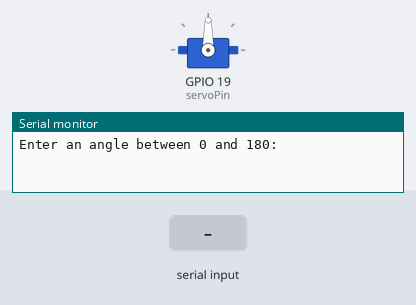
This sketch was run on a simulated ESP32. Shown: servo, the last lines printed to the serial monitor. The test bench sets the inputs (shaded band).

Above: at 1.2 s.
1.3 s: "30,150\n" received over Serial
At 2.2 s:
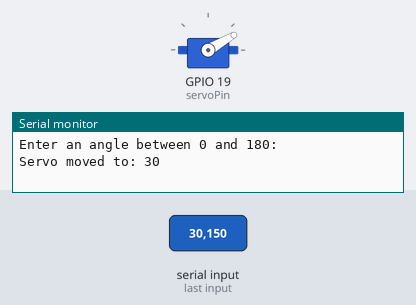
2.8 s: "5\n" received over Serial
At 3.3 s:
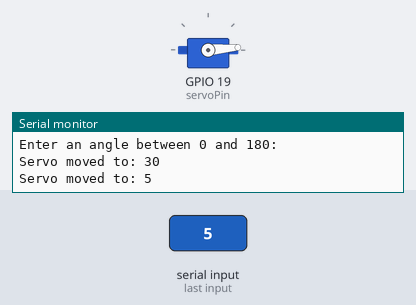
4.3 s: "90,45\n" received over Serial
At 5.6 s:
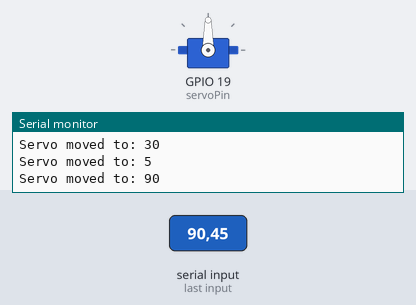
Timing chart, 0 to 7.3 s (numbered marks = the images above; inputs shaded):
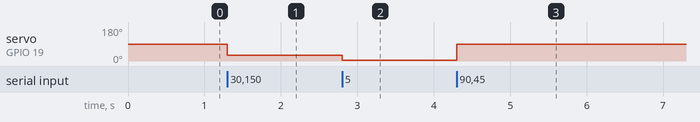

The sketch:

servo_max_min_setter.ino
```cpp
#include <ESP32Servo.h>

Servo myServo;
int servoPin = 19;  // Use any PWM-capable GPIO pin
int angle = 90;  // Default angle

void setup() {
    Serial.begin(115200);  // Start serial communication
    myServo.attach(servoPin);
    myServo.write(angle);  // Set initial position
    Serial.println("Enter an angle between 0 and 180:");
}

void loop() {
    if (Serial.available() > 0) {  // Check if data is available
        int newAngle = Serial.parseInt();  // Read the integer input
        if (newAngle >= 0 && newAngle <= 180) {
            angle = newAngle;  // Update the stored angle
            myServo.write(angle);  // Move servo
            Serial.print("Servo moved to: ");
            Serial.println(angle);
        } else {
            Serial.println("Invalid angle! Enter a value between 0 and 180.");
        }

        // Clear the serial buffer to avoid unwanted behavior
        while (Serial.available()) Serial.read();
    }
}
```

Measured:
- after the input at 1.3 s, servo on GPIO 19 (servoPin): 90° → 30° at once
- after the input at 2.8 s, servo on GPIO 19 (servoPin): 30° → 5° at once
- after the input at 4.3 s, servo on GPIO 19 (servoPin): 5° → 90° at once
